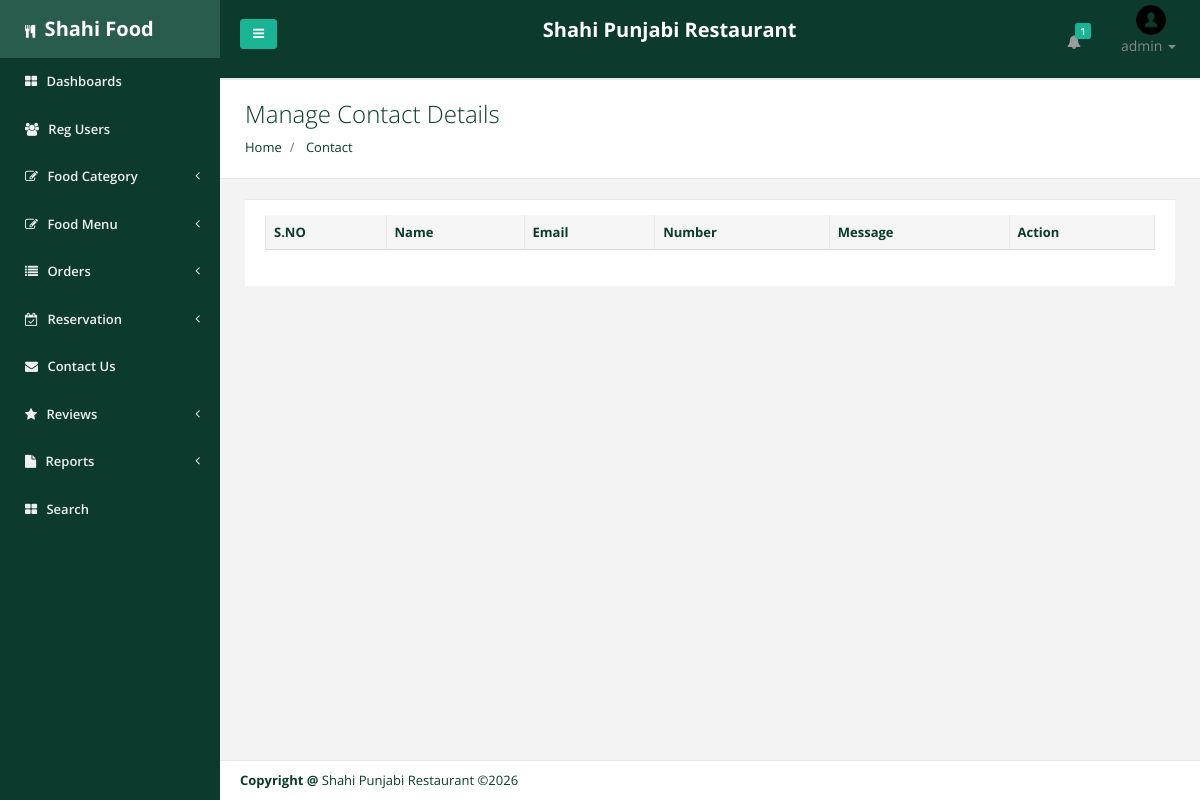
The app's page /admin/contact-us.php (signed in), older data.
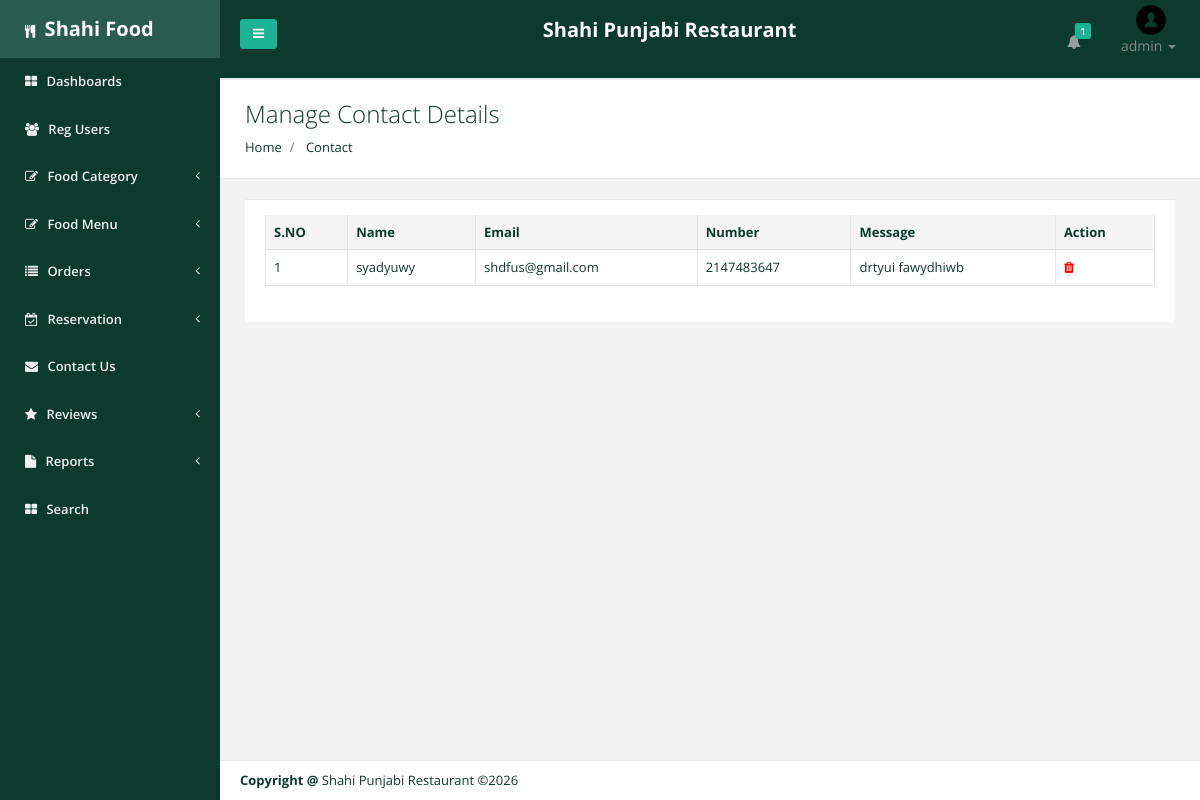
The same page, newer data.
### tables this page shows
CREATE TABLE `tblcontact` (
  `id` int(255) NOT NULL,
  `name` varchar(200) NOT NULL,
  `email` varchar(200) NOT NULL,
  `phone` int(10) NOT NULL,
  `message` varchar(255) NOT NULL,
  `created_at` timestamp NOT NULL DEFAULT current_timestamp() ON UPDATE current_timestamp()
);

### admin/contact-us.php (the view, shortened to what the changed rows need)
<?php
include('includes/dbconnection.php');
if (strlen($_SESSION['fosaid']==0)) {
  header('location:logout.php');
  } else{
  ?>
<!DOCTYPE html>
<html>
<head>
    <link href="css/bootstrap.min.css" rel="stylesheet">
    <link href="font-awesome/css/font-awesome.css" rel="stylesheet">
    <link href="css/plugins/iCheck/custom.css" rel="stylesheet">
    <link href="css/plugins/steps/jquery.steps.css" rel="stylesheet">
    <link href="css/animate.css" rel="stylesheet">
    <link href="css/style.css" rel="stylesheet">
        <link rel="stylesheet" href="https://cdn.datatables.net/1.12.1/css/jquery.dataTables.min.css">
    <link rel="stylesheet" href="https://cdn.datatables.net/responsive/2.3.0/css/responsive.dataTables.min.css">
</head>
<body>
    <div id="wrapper">
        <?php include_once('includes/leftbar.php');?>
        <div id="page-wrapper" class="gray-bg">
            <?php include_once('includes/header.php');?>
            <div class="row wrapper border-bottom white-bg page-heading">
                <div class="col-lg-10">
                    <h2>Manage Contact Details</h2>
                    <ol class="breadcrumb">
                        <li class="breadcrumb-item">
                            <a href="dashboard.php">Home</a>
                        </li>
                        <li class="breadcrumb-item active">
                            <a>Contact</a>
                        </li>
                    </ol>
                </div>
            </div>
            <div class="wrapper wrapper-content animated fadeInRight">
                <div class="row">
                    <div class="col-lg-12">
                        <div class="ibox">
                            <div class="ibox-content">
                                <div class="table-responsive">
                                    <table id="userTable" class="table table-bordered mg-b-0" style="width: 100%;">
                                        <thead>
                                            <tr>
                                                <th>S.NO</th>
                                                <th>Name</th>
                                                <th>Email</th>
                                                <th>Number</th>
                                                <th>Message</th>
                                                <th>Action</th>
                                            </tr>
                                        </thead>
                                        <?php
$ret=mysqli_query($con,"select * from tblcontact");
$cnt=1;
while ($row=mysqli_fetch_array($ret)) {
?>
              <tbody>
                <tr>
                  <td><?php echo $cnt;?></td>
                  <td><?php  echo $row['name'];?></td>
                  <td><?php  echo $row['email'];?></td>
                  <td><?php  echo $row['phone'];?></td>
                  <td><?php  echo $row['message'];?></td>
                  <td>
                    <a href="contact-us.php?del=<?php echo $row['id'];?>" style="color:red;" onclick="return confirm('Do you really want to delete the category?');"><i class="fa fa-trash" aria-hidden="true"></i></a>
                </tr>
                <?php
$cnt=$cnt+1;
}?>
              </tbody>
                                    </table>
                                </div>
                            </div>
                        </div>
                    </div>
                </div>
            </div>
            <?php include_once('includes/footer.php');?>
        </div>
    </div>
</body>
</html>
<?php } ?>

### admin/includes/leftbar.php (shortened to what the changed rows need)
<nav class="navbar-default navbar-static-side" role="navigation">
    <div class="sidebar-collapse">
        <ul class="nav metismenu" id="side-menu">
            <li class="sidebar-heading">
                <a href="#"><i class="fa fa-cutlery"></i>
                    <span class="nav-label" style="font-weight: bold; font-size: 20px;">Shahi Food</span>
                </a>
            </li>
            <li>
                <a href="dashboard.php"><i class="fa fa-th-large"></i>
                    <span class="nav-label">Dashboards</span>
                </a>
            </li>
            <li>
                <a href="user-detail.php"><i class="fa fa-users"></i>
                    <span class="nav-label">Reg Users</span>
                </a>
            </li>
            <li>
                <a href="#"><i class="fa fa-edit"></i>
                    <span class="nav-label">Food Category</span>
                    <span class="fa arrow"></span>
                </a>
            </li>
            <li>
                <a href="#"><i class="fa fa-edit"></i>
                    <span class="nav-label">Food Menu</span>
                    <span class="fa arrow"></span>
                </a>
            </li>
            <li>
                <a href="#"><i class="fa fa-list"></i>
                    <span class="nav-label">Orders</span>
                    <span class="fa arrow"></span>
                </a>
            </li>
            <li>
                <a href="#"><i class="fa fa-calendar-check-o"></i>
                    <span class="nav-label">Reservation</span>
                    <span class="fa arrow"></span>
                </a>
            </li>
            <li>
                <a href="contact-us.php"><i class="fa fa-envelope"></i>
                    <span class="nav-label">Contact Us</span>
                </a>
            </li>
            <li>
                <a href="#"><i class="fa fa-star"></i>
                    <span class="nav-label">Reviews</span>
                    <span class="fa arrow"></span>
                </a>
            </li>
            <li>
                <a href="#"><i class="fa fa-file"></i>
                    <span class="nav-label">Reports</span>
                    <span class="fa arrow"></span>
                </a>
            </li>
            <li>
                <a href="search.php"><i class="fa fa-th-large"></i>
                    <span class="nav-label">Search</span>
                </a>
            </li>
        </ul>
    </div>
</nav>

Row changes from the older to the newer data that the page shows:
added tblcontact: name "syadyuwy", email "shdfus@gmail.com", phone "2147483647", message "drtyui fawydhiwb"
